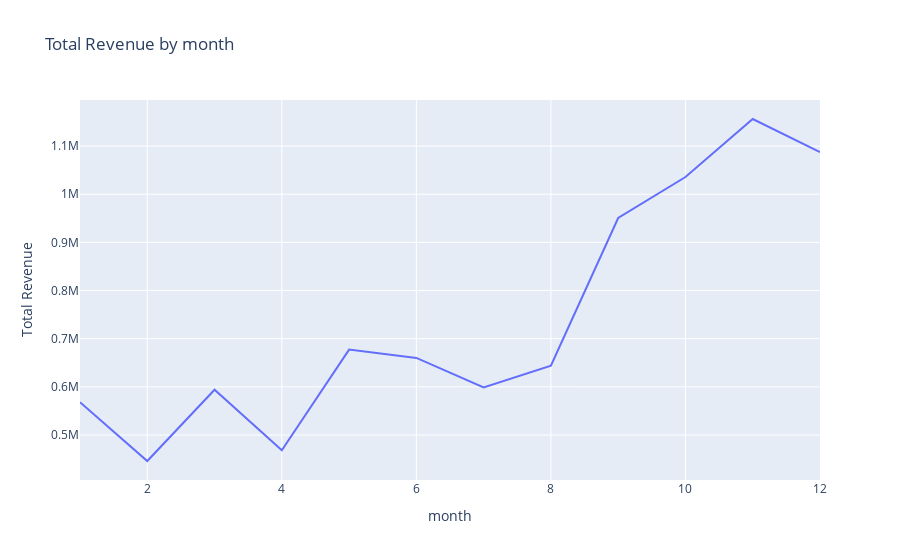
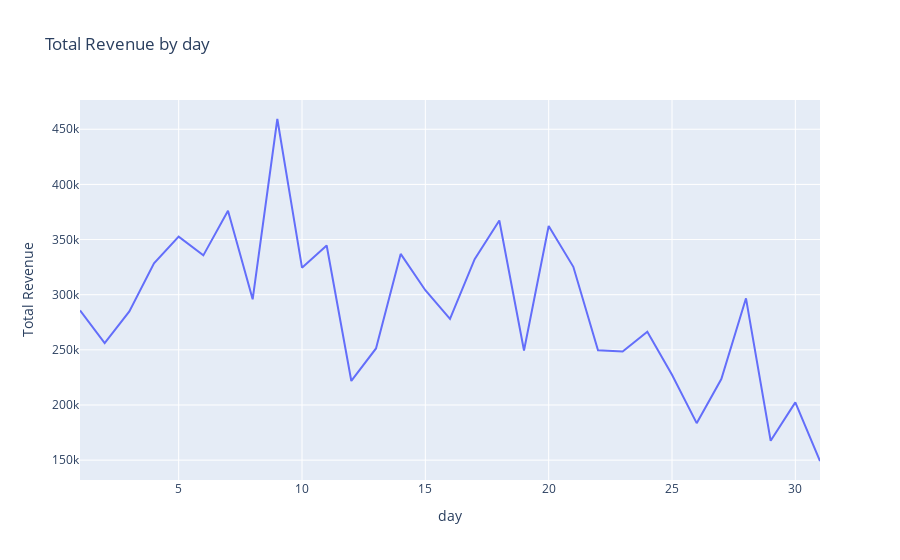
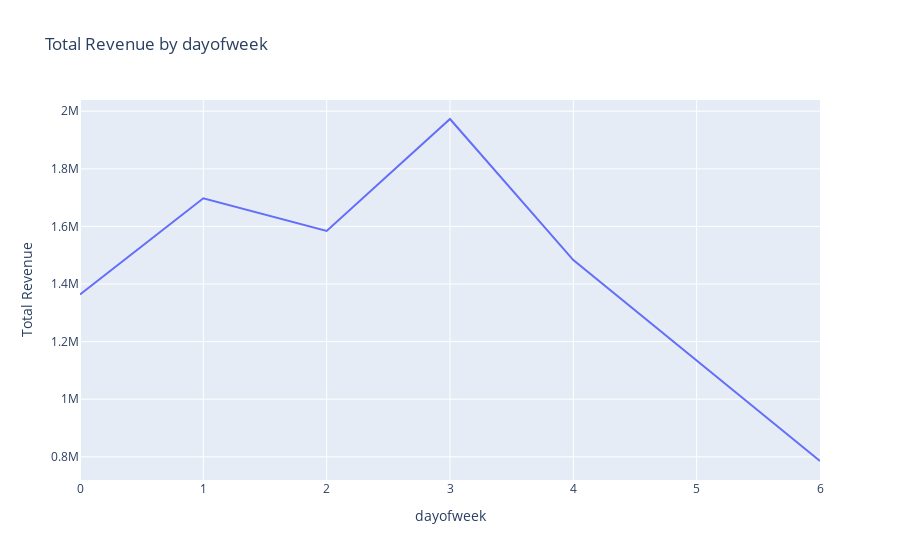
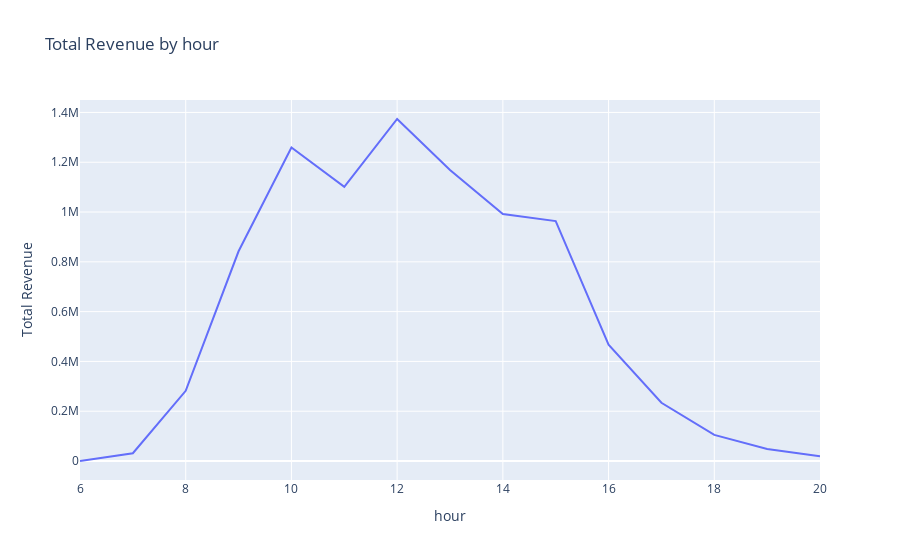

Notebook code cell kept with these figures, in order:
### Code cell
# Exploratory statistics using Plotly on Revenue
exploratory_columns = ['month', 'day', 'dayofweek', 'hour', 'minute']

for column in exploratory_columns:
    temp = df.groupby(df['InvoiceDate'].dt.__getattribute__(column))['Revenue'].sum()
    fig = px.line(temp, x=temp.index, y='Revenue', title=f'Total Revenue by {column}')
    fig.update_layout(yaxis_title='Total Revenue', xaxis_title=column)
    fig.show()

### Figure 1 — Plotly figure (JSON) as saved in the notebook; plotly's stock layout.template omitted (floating-point values rounded to 4 significant figures)
{"data": [{"hovertemplate": "InvoiceDate=%{x}<br>Revenue=%{y}<extra></extra>", "legendgroup": "", "line": {"color": "#636efa", "dash": "solid"}, "marker": {"symbol": "circle"}, "mode": "lines", "name": "", "orientation": "v", "showlegend": false, "x": [1, 2, 3, 4, 5, 6, 7, 8, 9, 10, 11, 12], "xaxis": "x", "y": [568100.0, 446100.0, 594100.0, 468400.0, 677400.0, 660000.0, 599000.0, 644100.0, 950700.0, 1036000.0, 1156000.0, 1088000.0], "yaxis": "y", "type": "scatter"}], "layout": {"xaxis": {"anchor": "y", "domain": [0, 1], "title": {"text": "month"}, "type": "linear", "range": [1, 12], "autorange": true}, "yaxis": {"anchor": "x", "domain": [0, 1], "title": {"text": "Total Revenue"}, "type": "linear", "range": [406600.0, 1196000.0], "autorange": true}, "legend": {"tracegroupgap": 0}, "title": {"text": "Total Revenue by month"}, "autosize": true}}

### Figure 2 — Plotly figure (JSON) as saved in the notebook; plotly's stock layout.template omitted (floating-point values rounded to 4 significant figures)
{"data": [{"hovertemplate": "InvoiceDate=%{x}<br>Revenue=%{y}<extra></extra>", "legendgroup": "", "line": {"color": "#636efa", "dash": "solid"}, "marker": {"symbol": "circle"}, "mode": "lines", "name": "", "orientation": "v", "showlegend": false, "x": [1, 2, 3, 4, 5, 6, 7, 8, 9, 10, 11, 12, 13, 14, 15, 16, 17, 18, 19, 20, 21, 22, 23, 24, 25, 26, 27, 28, 29, 30, 31], "xaxis": "x", "y": [285800.0, 256100.0, 284900.0, 328400.0, 352600.0, 335700.0, 376000.0, 295800.0, 459300.0, 324500.0, 344600.0, 221800.0, 251300.0, 337000.0, 304000.0, 278100.0, 332200.0, 367300.0, 249400.0, 362200.0, 325300.0, 249700.0, 248600.0, 266400.0, 227500.0, 183500.0, 223500.0, 296700.0, 167600.0, 202400.0, 149200.0], "yaxis": "y", "type": "scatter"}], "layout": {"xaxis": {"anchor": "y", "domain": [0, 1], "title": {"text": "day"}, "type": "linear", "range": [1, 31], "autorange": true}, "yaxis": {"anchor": "x", "domain": [0, 1], "title": {"text": "Total Revenue"}, "type": "linear", "range": [132000.0, 476500.0], "autorange": true}, "legend": {"tracegroupgap": 0}, "title": {"text": "Total Revenue by day"}, "autosize": true}}

### Figure 3 — Plotly figure (JSON) as saved in the notebook; plotly's stock layout.template omitted (floating-point values rounded to 4 significant figures)
{"data": [{"hovertemplate": "InvoiceDate=%{x}<br>Revenue=%{y}<extra></extra>", "legendgroup": "", "line": {"color": "#636efa", "dash": "solid"}, "marker": {"symbol": "circle"}, "mode": "lines", "name": "", "orientation": "v", "showlegend": false, "x": [0, 1, 2, 3, 4, 6], "xaxis": "x", "y": [1364000.0, 1698000.0, 1584000.0, 1973000.0, 1483000.0, 785500.0], "yaxis": "y", "type": "scatter"}], "layout": {"xaxis": {"anchor": "y", "domain": [0, 1], "title": {"text": "dayofweek"}, "type": "linear", "range": [0, 6], "autorange": true}, "yaxis": {"anchor": "x", "domain": [0, 1], "title": {"text": "Total Revenue"}, "type": "linear", "range": [719500.0, 2039000.0], "autorange": true}, "legend": {"tracegroupgap": 0}, "title": {"text": "Total Revenue by dayofweek"}, "autosize": true}}

### Figure 4 — Plotly figure (JSON) as saved in the notebook; plotly's stock layout.template omitted (floating-point values rounded to 4 significant figures)
{"data": [{"hovertemplate": "InvoiceDate=%{x}<br>Revenue=%{y}<extra></extra>", "legendgroup": "", "line": {"color": "#636efa", "dash": "solid"}, "marker": {"symbol": "circle"}, "mode": "lines", "name": "", "orientation": "v", "showlegend": false, "x": [6, 7, 8, 9, 10, 11, 12, 13, 14, 15, 16, 17, 18, 19, 20], "xaxis": "x", "y": [4.25, 31060.0, 282000.0, 842400.0, 1259000.0, 1101000.0, 1374000.0, 1169000.0, 992000.0, 963600.0, 467400.0, 233800.0, 104700.0, 48570.0, 18830.0], "yaxis": "y", "type": "scatter"}], "layout": {"xaxis": {"anchor": "y", "domain": [0, 1], "title": {"text": "hour"}, "type": "linear", "range": [6, 20], "autorange": true}, "yaxis": {"anchor": "x", "domain": [0, 1], "title": {"text": "Total Revenue"}, "type": "linear", "range": [-76310.0, 1450000.0], "autorange": true}, "legend": {"tracegroupgap": 0}, "title": {"text": "Total Revenue by hour"}, "autosize": true}}
